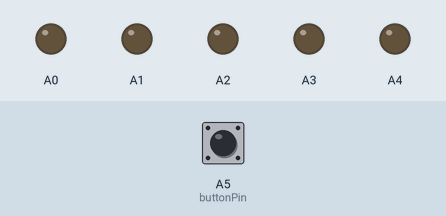
Recording of a sketch running on a simulated Arduino Uno, built with avr-gcc and run on an emulated ATmega328P. Shown: output pins drawn as LEDs (lit = HIGH). The inputs (shaded band) are chosen by the test bench; at power-on: A5 (buttonPin) HIGH.

Above: at 1.2 s.
1.3 s: A5 (buttonPin) pulled LOW for 0.15 s
At 2.0 s:
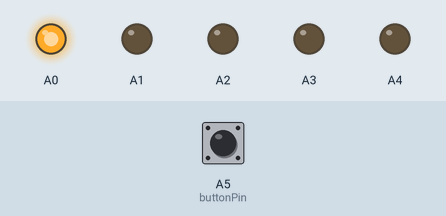
4.4 s: A5 (buttonPin) pulled LOW for 3.2 s
At 7.6 s:
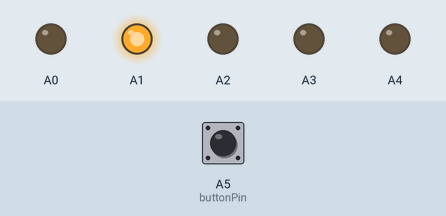
10.6 s: A5 (buttonPin) pulled LOW for 1 s
At 13.5 s:
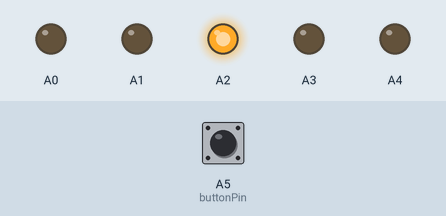
Timing chart, 0 to 16.3 s (numbered marks = the images above; inputs shaded):
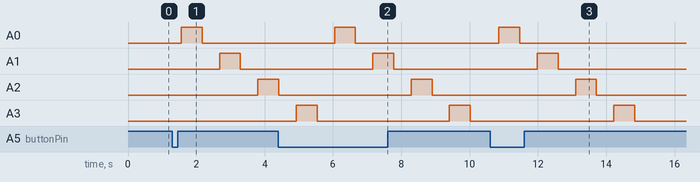

Measured:
- after the input at 1.3 s, A0: LOW → HIGH after 0.26 s, → LOW 0.61 s later; A1: LOW → HIGH after 1.4 s, → LOW 0.61 s later; A2: LOW → HIGH after 2.5 s
- after the input at 4.4 s, A0: LOW → HIGH after 1.6 s, → LOW 0.61 s later; A1: LOW → HIGH after 2.8 s, → LOW 0.61 s later
- after the input at 10.6 s, A0: LOW → HIGH after 0.26 s, → LOW 0.61 s later; A1: LOW → HIGH after 1.4 s, → LOW 0.61 s later; A2: LOW → HIGH after 2.5 s, → LOW 0.61 s later; A3: LOW → HIGH after 3.6 s, → LOW 0.61 s later
- by itself, A3: alternates HIGH for 0.61 s and LOW for 3.9 s

The sketch:

ButtonCascade.ino
```cpp
const int buttonPin = A5;     // the number of the pushbutton pin

// variables will change:
int buttonState = 0;         // variable for reading the pushbutton status

void setup() {

  pinMode(A0, OUTPUT);
  pinMode(A1, OUTPUT);
  pinMode(A2, OUTPUT);
  pinMode(A3, OUTPUT);
  pinMode(A4, OUTPUT);

  pinMode(A5, INPUT_PULLUP);
}

void loop(){
  // read the state of the pushbutton value:
  buttonState = digitalRead(buttonPin);

  while (buttonState == HIGH) {
    buttonState = digitalRead(buttonPin);
  }

  fadeOn(A0);
  digitalWrite(A0, HIGH);
  delay (100);
  fadeOff(A0);

  fadeOn(A1);
  digitalWrite(A1, HIGH);
  delay (100);
  fadeOff(A1);

  fadeOn(A2);
  digitalWrite(A2, HIGH);
  delay (100);
  fadeOff(A2);

  fadeOn(A3);
  digitalWrite(A3, HIGH);
  delay (100);
  fadeOff(A3);

}

void fadeOff(int ledPin1)
{
  for (int k = 255; k> 0; k=k-5)
  {
    analogWrite(ledPin1, k);
    delay(10);
  }
  analogWrite(ledPin1, 0);
}

void fadeOn(int ledPin2)
{
    for (int l = 0; l < 255; l=l+5)
  {
    analogWrite(ledPin2, l);
    delay(10);
  }
  analogWrite(ledPin2, 255);
}
```
